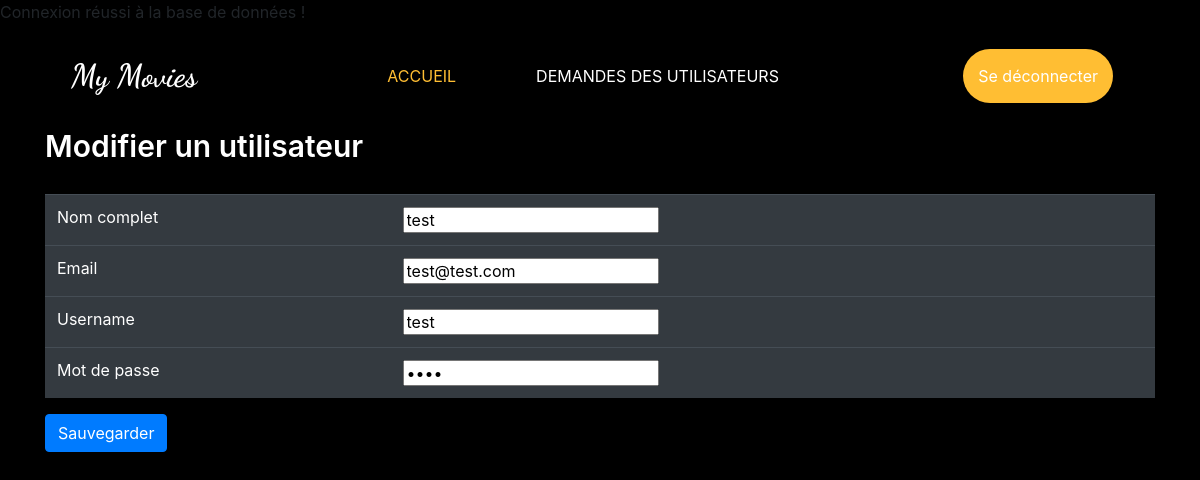
Screenshot of /admin/updateuser.php?id=3 (signed in) with the database file from the repository.
### tables this page shows
CREATE TABLE `user` (
  `user_id` int(50) NOT NULL,
  `Fullname` varchar(50) NOT NULL,
  `Email` varchar(50) NOT NULL,
  `Username` varchar(20) NOT NULL,
  `Password` varchar(50) NOT NULL,
  `status` varchar(10) NOT NULL
);

### admin/updateuser.php (the view, shortened to what this page needs)
<?php
include('../controller/connectdb.php');
$id = $_REQUEST['id'];
$query = "SELECT * from user where user_id='$id'";
$r = $conn->query($query);
$row = $r->fetch_assoc();
?>
<!DOCTYPE html>
<html lang="fr-FR">
<head>
    <link rel="stylesheet" type="text/css" href="https://cdnjs.cloudflare.com/ajax/libs/OwlCarousel2/2.3.4/assets/owl.carousel.min.css" />
    <link rel="stylesheet" href="https://cdnjs.cloudflare.com/ajax/libs/jquery-nice-select/1.1.0/css/nice-select.min.css" />
    <link href="https://cdnjs.cloudflare.com/ajax/libs/font-awesome/6.2.0/css/all.min.css" rel="stylesheet" />
    <link href="https://cdn.jsdelivr.net/npm/bootstrap@4.6.2/dist/css/bootstrap.min.css" rel="stylesheet" />
    <link href="../css/style.css" rel="stylesheet" />
</head>
<body>
    <header class="header_section">
        <div class="container ">
            <nav class="navbar navbar-expand-lg custom_nav-container ">
                <a class="navbar-brand" href="index.php">
                    <span>
                        My Movies
                    </span>
                </a>
                <div class="collapse navbar-collapse " id="navbarSupportedContent ">
                    <ul class="navbar-nav mx-auto ">
                        <li class="nav-item active ">
                            <a class="nav-link " href="index.php">Accueil</a>
                        </li>
                        <li class="nav-item ">
                            <a class="nav-link " href="users.php"><span class="sr-only">Gestion des utilisateurs</span></a>
                        </li>
                        <li class="nav-item ">
                            <a class="nav-link " href="moviesrequest.php"> Demandes des utilisateurs</a>
                        </li>
                    </ul>
                    <form class="form-inline my-2 my-lg-0 ">
                        <a href="../controller/logout.php" class="btn my-2 connexion my-sm-0 mr-3" type="submit">Se déconnecter</a>
                    </form>
                </div>
            </nav>
        </div>
    </header>
    <div class="container">
        <div class="row">
            <div class="col-md-12">
                <div class="titlepage">
                    <h2>Modifier un utilisateur</h2>
                </div>
            </div>
        </div>
    </div>
    <div class="container">
        <div class="row">
            <div class="col-md-12">
                <form class="main_form" action="" method="post">
                    <table class="table table-dark">
                        <tr>
                            <td>Nom complet</td>
                            <td><input type="text" name="fname" value="<?php echo $row['Fullname']; ?>" required></td>
                        </tr>
                        <tr>
                            <td>Email</td>
                            <td><input type="email" name="email" value="<?php echo $row['Email']; ?>" required></td>
                        </tr>
                        <tr>
                            <td>Username</td>
                            <td><input type="text" name="username" value="<?php echo $row['Username']; ?>" required></td>
                        </tr>
                        <tr>
                            <td>Mot de passe</td>
                            <td><input type="password" name="password" value="<?php echo $row['Password']; ?>" required></td>
                        </tr>
                    </table>
                    <button type="submit" name="update" class="btn btn-primary">Sauvegarder</button>
                </form>
            </div>
        </div>
    </div>
</body>
</html>

### css/style.css (style rules this page uses)
.header_section { padding: 15px 0; background-color: #000000; }
.header_section .container { padding-right: 25px; padding-left: 25px; }
.navbar-brand { font-family: 'Dancing Script', cursive; }
.navbar-brand span { font-weight: bold; font-size: 32px; color: #ffffff; }
.custom_nav-container .navbar-nav .nav-item .nav-link { padding: 5px 20px; color: #ffffff; text-align: center; text-transform: uppercase; border-radius: 5px; -webkit-transition: all 0.3s; transition: all 0.3s; }
.custom_nav-container .navbar-nav .nav-item:hover .nav-link, .custom_nav-container .navbar-nav .nav-item.active .nav-link { color: #ffbe33; }
.connexion { display: inline-block; padding: 15px; margin: 10px; background-color: #ffbe33; color: #ffffff; border-radius: 45px; -webkit-transition: all 0.3s; transition: all 0.3s; border: none; }
table { width: 100%; border-collapse: collapse; }
body { background-color: #000 }
h2 { font-size: 30px; font-weight: 600; margin-bottom: 30px; color: #fff; }
a { text-decoration: none !important; background-color: transparent; }

### rows the page displays
user: fname "test", email "test@test.com", username "test"
